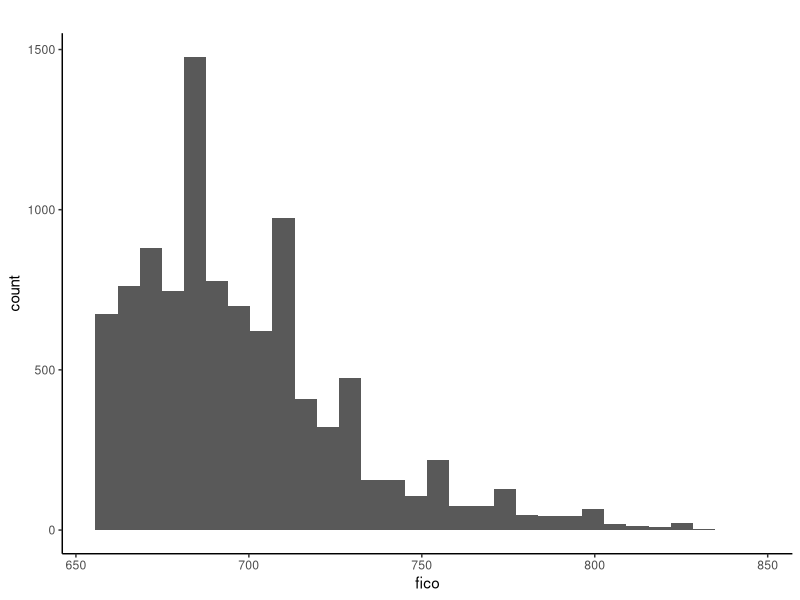
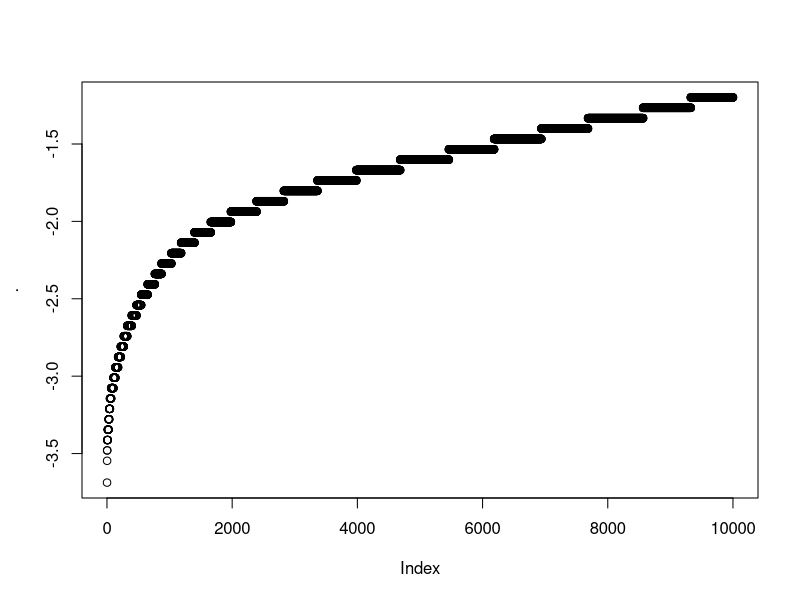

Generate these figures, in order, with R:
## ---- chunk 1
knitr::opts_chunk$set(echo = FALSE)
library(dplyr)
library(magrittr)
library(broom)
library(ggplot2)
insample <- read.csv("File1_IS_data.csv")
insample %>% select(default) %>% table
## ---- chunk 2
insample %>% select(default) %>% table
## ---- chunk 3
insample %>%
    ggplot(aes(fico)) + geom_histogram() + 
    theme_classic() + 
    ggtitle("")
## ---- chunk 4
insample %<>%
    mutate(default = default == "Defaulted")

log_fit <- glm(default ~ fico, data = insample, family = "binomial")
log_fit %>% tidy %>% knitr::kable(digits = 2)
## ---- chunk 5
predict(log_fit, insample) %>% sort %>% plot
